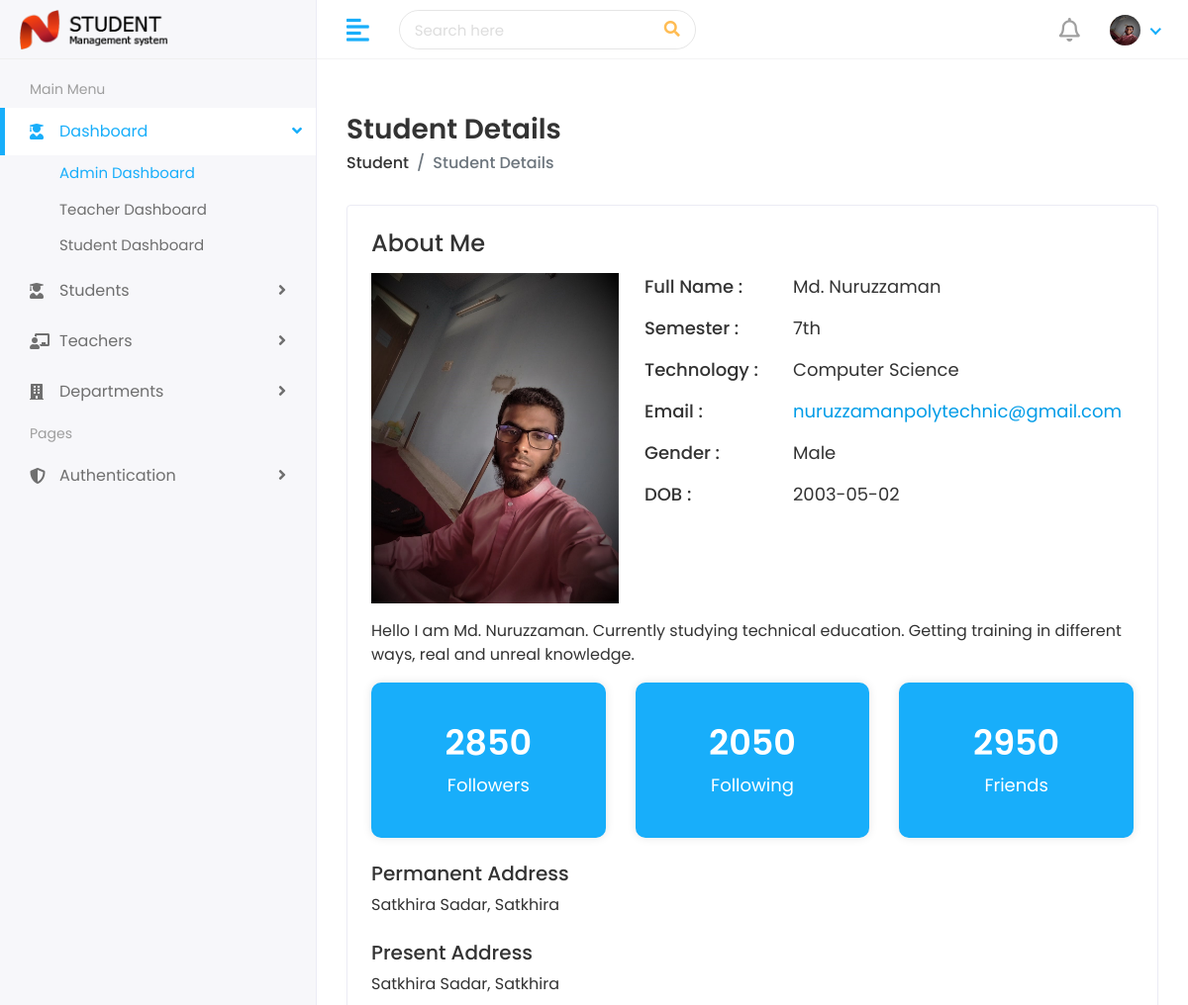
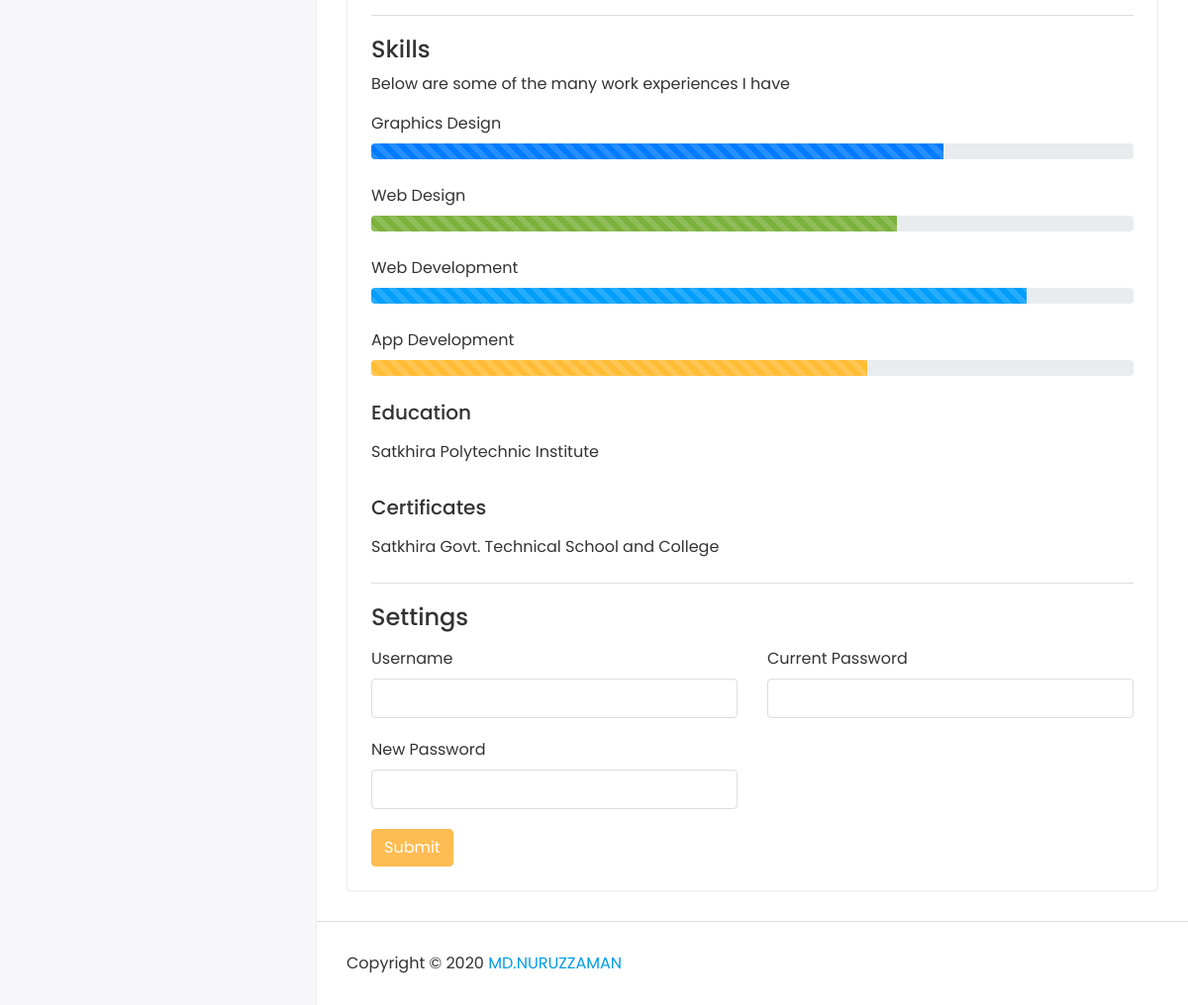
The app's page /admin/student-details.php?id=1 (signed in) with its own data (2 pictures, top to bottom).
### tables this page shows
CREATE TABLE `user_info` (
  `id` int(200) NOT NULL,
  `name` varchar(200) NOT NULL,
  `img` varchar(200) NOT NULL,
  `email` varchar(200) NOT NULL,
  `phone` varchar(200) NOT NULL,
  `dob` varchar(200) NOT NULL,
  `gender` varchar(200) NOT NULL,
  `pass` varchar(200) NOT NULL,
  `username` varchar(200) NOT NULL,
  `created` varchar(200) NOT NULL
);

CREATE TABLE `std_info` (
  `id` int(150) NOT NULL,
  `fname` varchar(200) NOT NULL,
  `sname` varchar(200) NOT NULL,
  `roll` int(200) NOT NULL,
  `reg` int(200) NOT NULL,
  `email` varchar(200) NOT NULL,
  `semester` varchar(50) NOT NULL,
  `technology` varchar(100) NOT NULL,
  `session` varchar(50) NOT NULL,
  `institute` varchar(300) NOT NULL,
  `address` varchar(300) NOT NULL,
  `dob` varchar(100) NOT NULL,
  `schoolname` varchar(300) NOT NULL,
  `gender` varchar(50) NOT NULL,
  `created` varchar(100) NOT NULL,
  `img` varchar(300) NOT NULL DEFAULT 'default.jpg'
);

### admin/student-details.php (the view, shortened to what this page needs)
<?php
	include("connect.php");
	$id = $_REQUEST['id'];
	$query = mysqli_query($connect,"SELECT * FROM std_info WHERE id='$id'");
	$info = mysqli_fetch_array($query);
	require("header-top.php");
?>
<?php
	require("header-bottom.php");
?>
<div class="page-header">
<div class="row">
<div class="col-sm-12">
<h3 class="page-title">Student Details</h3>
<ul class="breadcrumb">
<li class="breadcrumb-item"><a href="students.html">Student</a></li>
<li class="breadcrumb-item active">Student Details</li>
</ul>
</div>
</div>
</div>
<div class="card">
<div class="card-body">
<div class="row">
<div class="col-md-12">
<div class="about-info">
<h4>About Me</h4>
<div class="media mt-3">
<img src="assets/img/profiles/<?php echo $info['img'];?>" class="mr-3" alt="...">
<div class="media-body">
<ul>
<li>
<span class="title-span">Full Name : </span>
<span class="info-span"><?php echo $info['fname']." ".$info['sname']; ?></span>
</li>
<li>
<span class="title-span">Semester : </span>
<span class="info-span"><?php echo $info['semester'];?></span>
</li>
<li>
<span class="title-span">Technology : </span>
<span class="info-span"><?php echo $info['technology'];?></span>
</li>
<li>
<span class="title-span">Email : </span>
<span class="info-span"><a href="mailto:<?php echo $info['email'];?>" class="__cf_email__" data-cfemail="7216131b010b32151f131b1e5c111d1f"><?php echo $info['email'];?></a></span>
</li>
<li>
<span class="title-span">Gender : </span>
<span class="info-span"><?php echo $info['gender'];?></span>
</li>
<li>
<span class="title-span">DOB : </span>
<span class="info-span"><?php echo $info['dob'];?></span>
</li>
</ul>
</div>
</div>
<div class="row mt-3">
<div class="col-md-12">
<p>Hello I am <?php echo $info['fname']." ".$info['sname'];?>. Currently studying technical education. Getting training in different ways, real and unreal knowledge.</p>
</div>
</div>
<div class="row follow-sec">
<div class="col-md-4 mb-3">
<div class="blue-box">
<h3>2850</h3>
<p>Followers</p>
</div>
</div>
<div class="col-md-4 mb-3">
<div class="blue-box">
<h3>2050</h3>
<p>Following</p>
</div>
</div>
<div class="col-md-4 mb-3">
<div class="blue-box">
<h3>2950</h3>
<p>Friends</p>
</div>
</div>
</div>
<div class="row mt-2">
<div class="col-md-12">
<h5>Permanent Address</h5>
<p><?php echo $info['address'];?></p>
</div>
</div>
<div class="row mt-2">
<div class="col-md-12">
<h5>Present Address</h5>
<p><?php echo $info['address'];?></p>
</div>
</div>
</div>
</div>
</div>
<div class="row mt-2">
<div class="col-md-12">
<div class="skill-info">
<h4>Skills</h4>
<p>Below are some of the many work experiences I have</p>
<ul>
<li>
<label>Graphics Design</label>
<div class="progress">
<div class="progress-bar progress-bar-striped progress-bar-animated" role="progressbar" aria-valuenow="75" aria-valuemin="0" aria-valuemax="100" style="width: 75%"></div>
</div>
</li>
<li>
<label>Web Design</label>
<div class="progress">
<div class="progress-bar progress-bar-striped progress-bar-animated bg-success" role="progressbar" aria-valuenow="69" aria-valuemin="0" aria-valuemax="100" style="width: 69%"></div>
</div>
</li>
<li>
<label>Web Development</label>
<div class="progress">
<div class="progress-bar progress-bar-striped progress-bar-animated bg-info" role="progressbar" aria-valuenow="86" aria-valuemin="0" aria-valuemax="100" style="width: 86%"></div>
</div>
</li>
<li>
 <label>App Development</label>
<div class="progress">
<div class="progress-bar progress-bar-striped progress-bar-animated bg-warning" role="progressbar" aria-valuenow="65" aria-valuemin="0" aria-valuemax="100" style="width: 65%"></div>
</div>
</li>
</ul>
<div class="row mt-3">
<div class="col-md-12">
<h5>Education</h5>
<p class="mt-3"><?php echo $info['institute'];?></p>
</div>
</div>
<div class="row mt-3">
<div class="col-md-12">
<h5>Certificates</h5>
<p class="mt-3"><?php echo $info['schoolname'];?></p>
</div>
</div>
</div>
</div>
</div>
<div class="row mt-2">
<div class="col-md-12">
<div class="skill-info">
<h4>Settings</h4>
<form>
<div class="row mt-3">
<div class="col-12 col-sm-6">
<div class="form-group">
<label>Username</label>
<input type="text" class="form-control">
</div>
</div>
<div class="col-12 col-sm-6">
<div class="form-group">
<label>Current Password</label>
<input type="password" class="form-control">
</div>
</div>
<div class="col-12 col-sm-6">
<div class="form-group">
<label>New Password</label>
<input type="password" class="form-control">
</div>
</div>
<div class="col-12">
<button type="submit" class="btn btn-primary">Submit</button>
</div>
</div>
</form>
</div>
</div>
</div>
</div>
<?php
	require("footer.php");
?>

### admin/header-bottom.php (shortened to what this page needs)
<?php
   include("connect.php");
$login_id = $_SESSION['id'];
$login_query = mysqli_query($connect,"SELECT * FROM user_info WHERE id='$login_id'");
?>
</head>
<body>
   <div class="main-wrapper">
      <div class="header">
         <div class="header-left">
            <a href="index.php" class="logo">
            <img src="assets/img/logo.png" alt="Logo">
            </a>
         </div>
         <a href="javascript:void(0);" id="toggle_btn">
         <i class="fas fa-align-left"></i>
         </a>
         <div class="top-nav-search">
            <form>
               <input type="text" class="form-control" placeholder="Search here">
               <button class="btn" type="submit"><i class="fas fa-search"></i></button>
            </form>
         </div>
         <ul class="nav user-menu">
            <li class="nav-item dropdown noti-dropdown">
               <a href="#" class="dropdown-toggle nav-link" data-toggle="dropdown">
               <i class="far fa-bell"></i>
               </a>
            </li>
   <?php
		$login_info = mysqli_fetch_array($login_query);
   ?>
            <li class="nav-item dropdown has-arrow">
               <a href="#" class="dropdown-toggle nav-link" data-toggle="dropdown">
               <span class="user-img"><img class="rounded-circle" src="assets/img/profiles/<?php echo $login_info['img'];?>" width="31" height="31" alt="" ></span>
               </a>
            </li>
         </ul>
      </div>
<div class="sidebar" id="sidebar">
         <div class="sidebar-inner slimscroll">
            <div id="sidebar-menu" class="sidebar-menu">
               <ul>
                  <li class="menu-title">
                     <span>Main Menu</span>
                  </li>
                  <li class="submenu active">
                     <a href="#"><i class="fas fa-user-graduate"></i> <span> Dashboard</span> <span class="menu-arrow"></span></a>
                     <ul>
                        <li><a href="index.php" class="active">Admin Dashboard</a></li>
                        <li><a href="teacher-dashboard.php">Teacher Dashboard</a></li>
                        <li><a href="student-dashboard.php">Student Dashboard</a></li>
                     </ul>
                  </li>
                  <li class="submenu">
                     <a href="#"><i class="fas fa-user-graduate"></i> <span> Students</span> <span class="menu-arrow"></span></a>
                  </li>
                  <li class="submenu">
                     <a href="#"><i class="fas fa-chalkboard-teacher"></i> <span> Teachers</span> <span class="menu-arrow"></span></a>
                  </li>
                  <li class="submenu">
                     <a href="#"><i class="fas fa-building"></i> <span> Departments</span> <span class="menu-arrow"></span></a>
                  </li>
                  <li class="menu-title">
                     <span>Pages</span>
                  </li>
                  <li class="submenu">
                     <a href="#"><i class="fas fa-shield-alt"></i> <span> Authentication </span> <span class="menu-arrow"></span></a>
                  </li>
               </ul>
            </div>
         </div>
      </div>
      <div class="page-wrapper">
         <div class="content container-fluid">

### records on screen
user_info: img (picture)
std_info: img (picture), fname "Md.", sname "Nuruzzaman", semester "7th", technology "Computer Science", email "nuruzzamanpolytechnic@gmail.com", gender "Male", dob "2003-05-02", address "Satkhira Sadar, Satkhira", institute "Satkhira Polytechnic Institute", schoolname "Satkhira Govt. Technical School and College"
